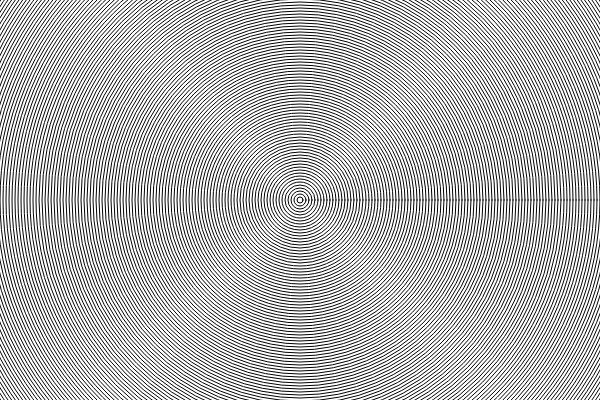
Frame 1 (no input)
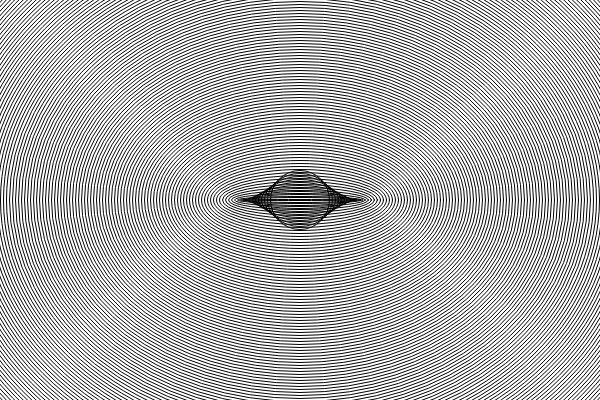
Frame 60 (no input)
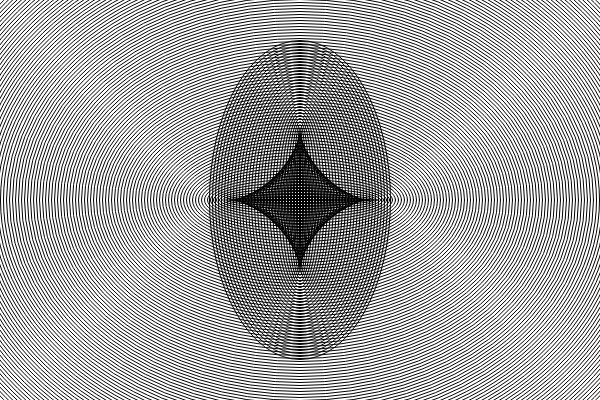
Frame 120 (the mouse pressed at the canvas centre since frame 60)

The p5.js sketch that drew these frames (run headless with seeded random() and noise() and a simulated clock; from frame 60 on, the mouse is pressed at the canvas centre):

// p5.js sketch
// ── sketch.js
/* Raymond G McCord (slow_izzm)
   06/03/2016
   
   This work is licensed under a Creative Commons 3.0 License.
    (Attribution - NonCommerical - ShareAlike)
 		http://creativecommons.org/licenses/by-nc-sa/3.0/
*/


var x,
    y,
    i = 0;

function setup() {
  createCanvas(600,400);
  x = width;
  y = height;
  
  noCursor();
}

function draw() {
  background(255);

  for (var pat = 0; pat < 1600; pat += 6) {
    stroke(0);
    noFill();
    ellipse(width / 2, height / 2, mouseX - pat - i, mouseY - pat + i);
    // line(width / 2, height / 2, pat + i, height/2 - pat + i);


  }

  i += 1;
  if (i == width * 1.5) {
    i = -i;

  }

}

function windowResized() {
  resizeCanvas(windowWidth, windowHeight);
}
